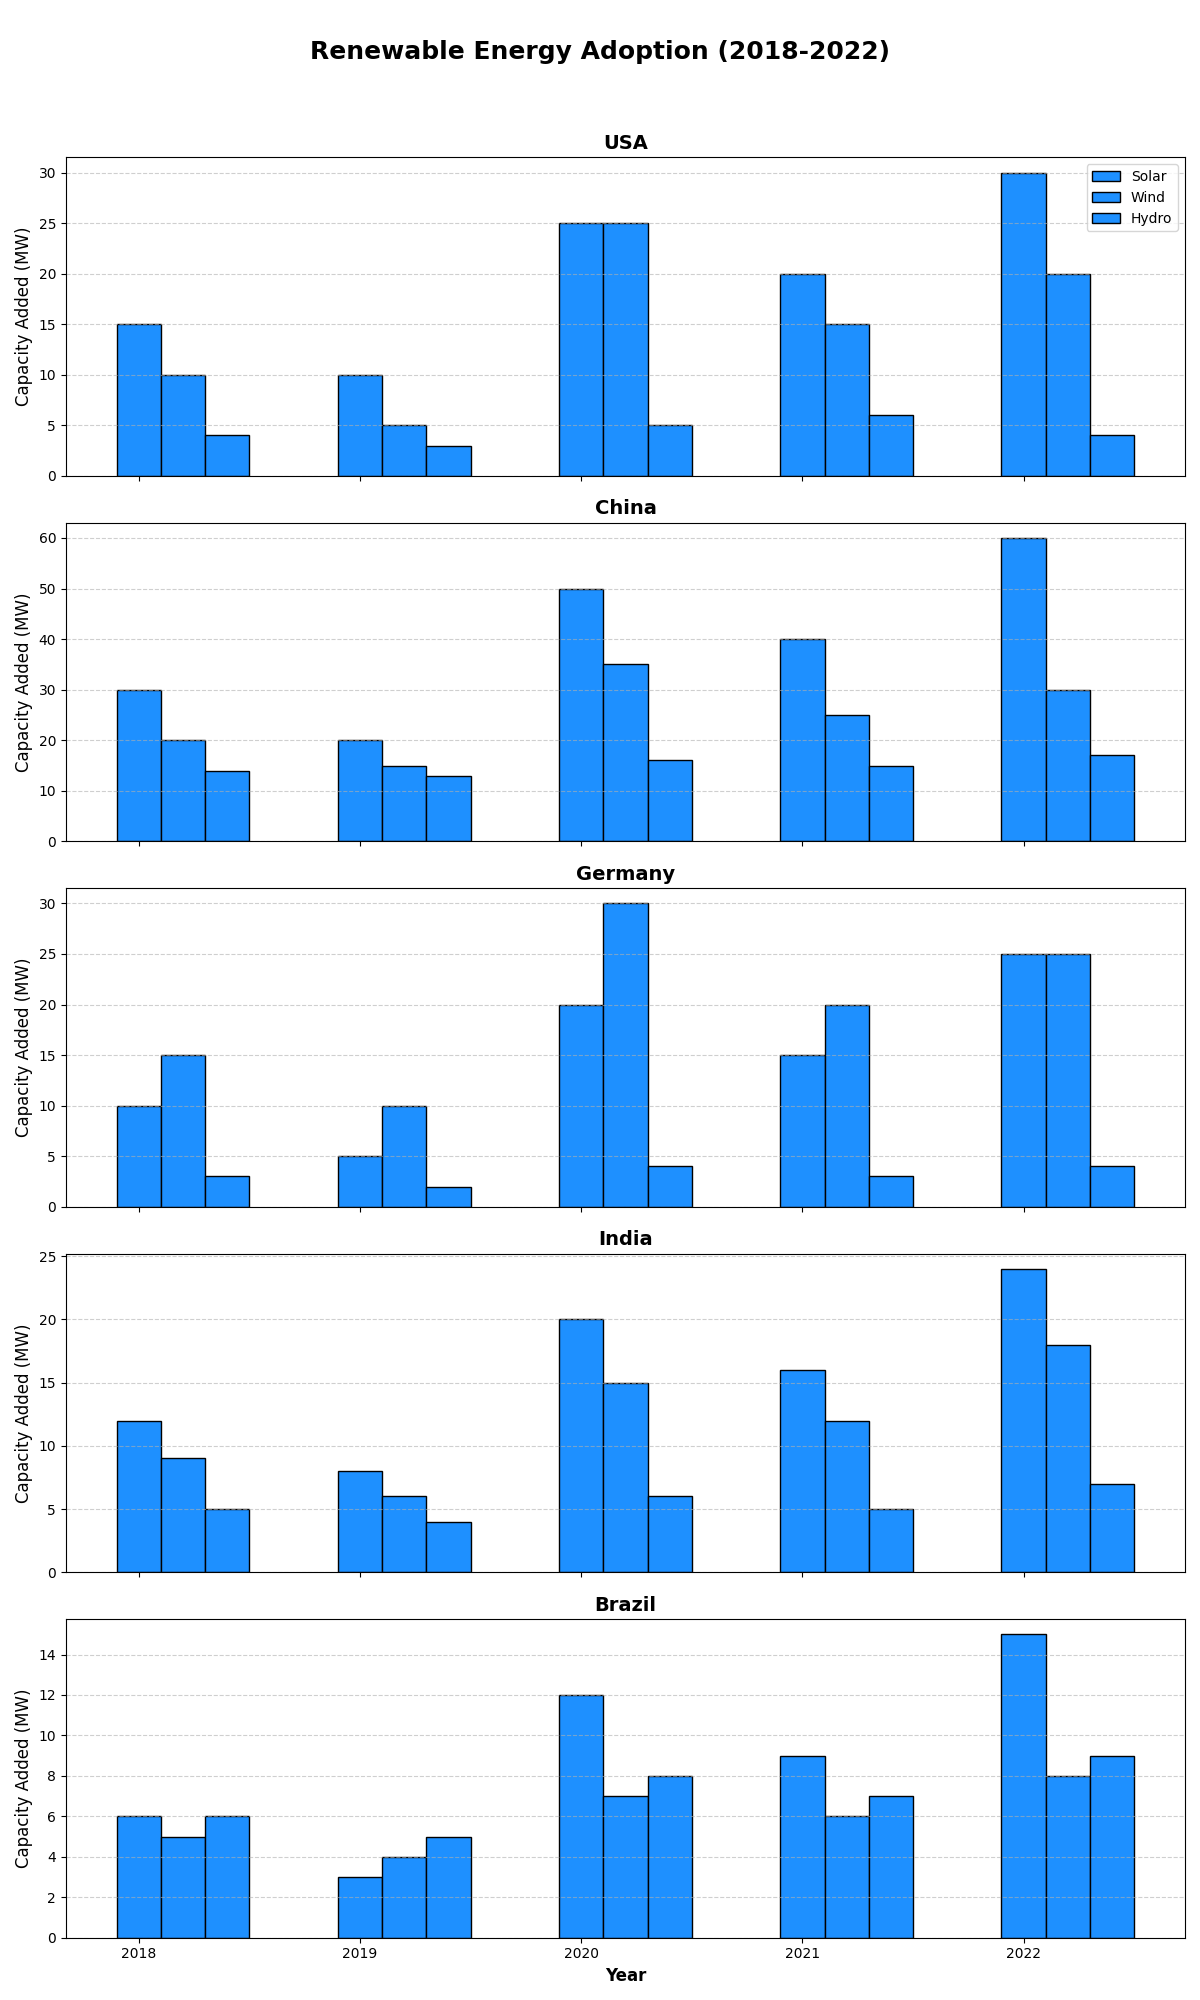

Source code (Python):
import matplotlib.pyplot as plt
import numpy as np

years = np.array([2018, 2019, 2020, 2021, 2022])
countries = ["USA", "China", "Germany", "India", "Brazil"]

usa_data = {"Solar": [15, 10, 25, 20, 30], "Wind": [10, 5, 25, 15, 20], "Hydro": [4, 3, 5, 6, 4]}
china_data = {"Solar": [30, 20, 50, 40, 60], "Wind": [20, 15, 35, 25, 30], "Hydro": [14, 13, 16, 15, 17]}
germany_data = {"Solar": [10, 5, 20, 15, 25], "Wind": [15, 10, 30, 20, 25], "Hydro": [3, 2, 4, 3, 4]}
india_data = {"Solar": [12, 8, 20, 16, 24], "Wind": [9, 6, 15, 12, 18], "Hydro": [5, 4, 6, 5, 7]}
brazil_data = {"Solar": [6, 3, 12, 9, 15], "Wind": [5, 4, 7, 6, 8], "Hydro": [6, 5, 8, 7, 9]}

all_data = [usa_data, china_data, germany_data, india_data, brazil_data]
energy_types = ["Solar", "Wind", "Hydro"]
single_color = '#1E90FF'  # Using a single color for all bars

fig, axes = plt.subplots(nrows=5, ncols=1, figsize=(12, 20), sharex=True)
fig.suptitle("Renewable Energy Adoption (2018-2022)", fontsize=18, fontweight='bold')

for i, ax in enumerate(axes):
    country_data = all_data[i]
    for j, energy in enumerate(energy_types):
        ax.bar(years + j * 0.2, country_data[energy], width=0.2, color=single_color, edgecolor='black', label=energy if i == 0 else "")
    ax.set_title(countries[i], fontsize=14, fontweight='bold')
    ax.set_ylabel('Capacity Added (MW)', fontsize=12)
    ax.grid(axis='y', linestyle='--', alpha=0.6)
    if i == 0:  # Ensure the legend only appears on the first subplot
        ax.legend()

plt.xlabel("Year", fontsize=12, fontweight='bold')
plt.xticks(years)
plt.tight_layout(rect=[0, 0, 1, 0.96])

plt.show()
